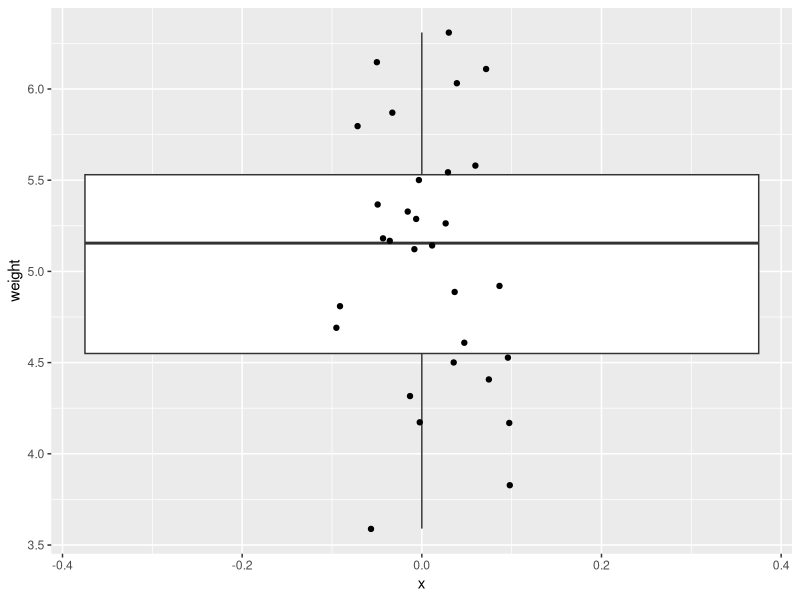
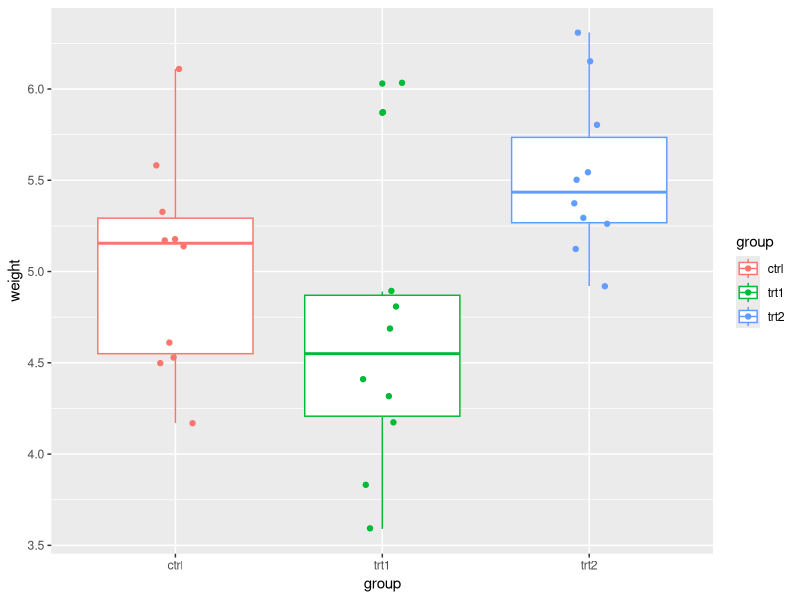
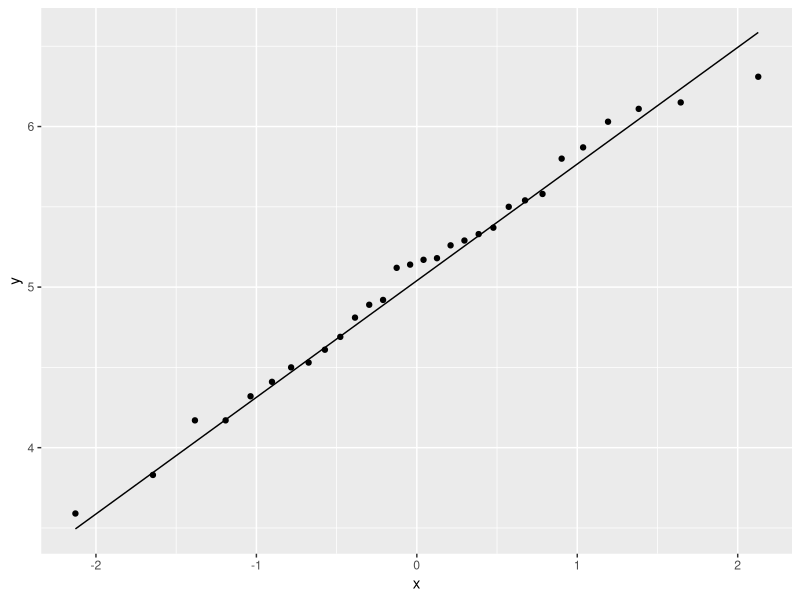
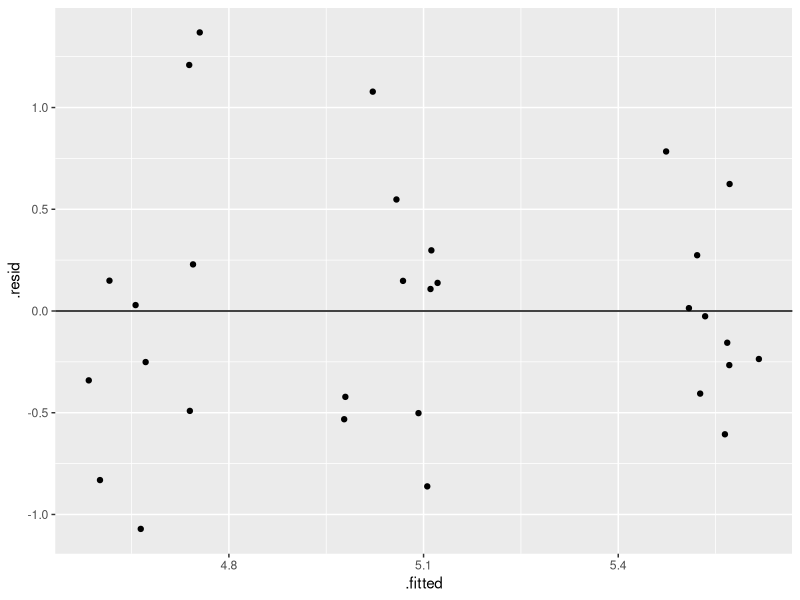
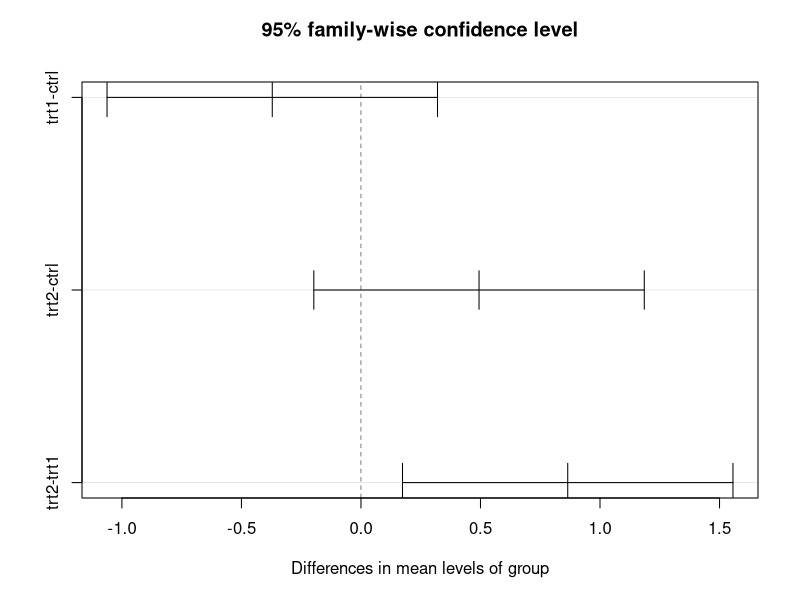

The R script that drew these images, in order:
## ---- chunk 1
knitr::opts_chunk$set(echo = TRUE)
library(dplyr)
library(ggplot2)
data("PlantGrowth")
## ---- chunk 2
names(PlantGrowth)
dim(PlantGrowth)
head(PlantGrowth)
summary(PlantGrowth)
## ---- chunk 3
distinct(PlantGrowth, group)
## ---- chunk 4
ggplot(PlantGrowth,
       aes(x = 0,
           y = weight)) +
  geom_boxplot()+
  geom_point(
    position = position_jitter(width = 0.1)) 
## ---- chunk 5
ggplot(PlantGrowth,
       aes(x = group,
           y = weight,
           color = group)) +
  geom_boxplot()+
  geom_point(
    position = position_jitter(width = 0.1)) 
## ---- chunk 6
ggplot(PlantGrowth,
       aes(sample = weight)) +
  stat_qq()+
  stat_qq_line()
## ---- chunk 7
plant_lm <- lm(weight ~ group, data = PlantGrowth)
ggplot(plant_lm,
       aes(x = .fitted, y = .resid)) +
    geom_point(
      position = position_jitter(
        width = 0.1,
        height = 0)) +
    geom_hline(yintercept = 0)
## ---- chunk 8
anova(plant_lm)
## ---- chunk 9
summary(plant_lm)
## ---- chunk 10
# print out all the coefficient estimates
coef(plant_lm)

# mean estimate for trt1, manual
5.032 - 0.371
# or by using the coefficient estimates:
as.numeric(coef(plant_lm)[1] + coef(plant_lm)[2])

# mean estimate for trt2, manual
5.032 + 0.494

# or by using the coefficient estimates:
as.numeric(coef(plant_lm)[1] + coef(plant_lm)[3])
## ---- chunk 11
confint(plant_lm)
## ---- chunk 12
# ANOVA of our lm model
plant_aov <- aov(plant_lm)

# Tukey's test on the plant_aov object
plant_tukey <- TukeyHSD(plant_aov)
# print out results
plant_tukey
## ---- chunk 13
plot(plant_tukey)
